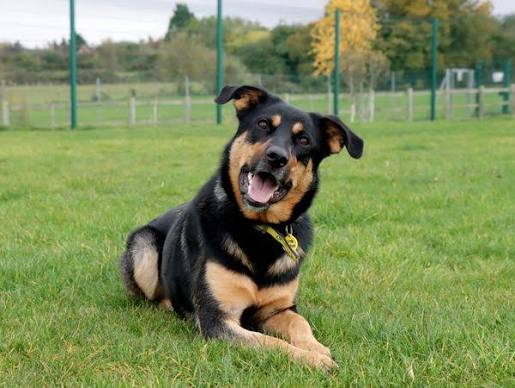
#> input picture Aula 6/image.jpg, 515 x 388 px
$ python Bibliotecas_imports.py
#> lines starting #> are read from the running program, lines starting #| are printed output that depends on the picture
#importando bibliotecas:
#import "nome da bibliotecas"
#ou
#from "nome biblioteca" import "funcao especifica"
import matplotlib.pyplot as plt
"""


dados_x = ["Personagem 1", "Personagem 2", "Personagem 3"]

dados_y = [100, 150, 10_00]


plt.title("Titulo do Gráfico")

plt.xlabel("Dados X")

plt.ylabel("Dados Y")

plt.bar(dados_x, dados_y)# bar = tipo do gráfico (gráfico de barras)

plt.show()
"""
"""
linguagens = ["python", "java", "c++", "javascript"]
alunos = [15,10,12,8]

plt.bar(linguagens, alunos)
plt.title("Alunos por linguagen")
plt.xlabel("Linguagen")
plt.xlabel("Quantidade de alunos")

plt.show()
"""

"""
dias_da_semana = ["segunda", "terça", "quarta", "quinta", "sexta"]
vendas = [410,360,120,300,900]

plt.bar(dias_da_semana, vendas)
plt.title("vendas por dias")
plt.xlabel("Dias da semana")
plt.xlabel("Quantidade de vendas")

plt.show()
"""

"""
import qrcode

texto = "Estou apprendendo python na melhor turma"

imagem = qrcode.make(texto)

imagem.save("qrcode.png")
"""

import cv2

image = cv2.imread("image.jpg")
#> image is the input picture: shape (388, 515, 3); mean B, G, R 90.3, 140.6, 126.6

image_cinza = cv2.cvtColor(image,cv2.COLOR_BGR2GRAY)
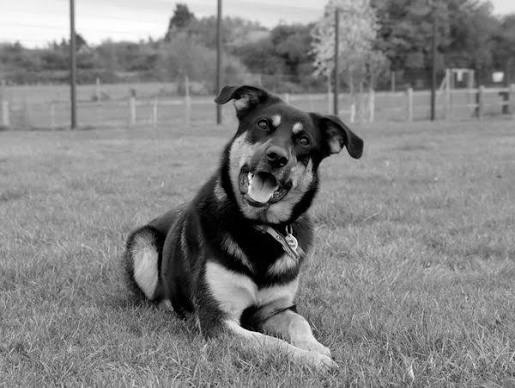
#> image_cinza: shape (388, 515); min 0, max 255, mean 130.7

cv2.imshow("image_cinza",image_cinza)

cv2.waitKey(0)

cv2.destroyAllWindows()
